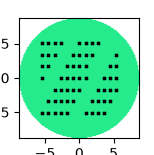

Recreate this plot in Python.
#!/usr/bin/env python3
# Generated by outram_mc_libs::geometry::plot::model_plot -- a transcription of
# openmc.Model.plot (openmc/model/model.py:1345-1543) and _id_map_to_rgb
# (openmc/plots.py:360-437), OpenMC d7d3284a1 (MIT). The id map was computed by
# outram-mc-libs' ported point location. Needs numpy + matplotlib only.
# Usage: python3 <this> [output.png]
import base64, sys, zlib
import numpy as np
import matplotlib
matplotlib.use('Agg')
import matplotlib.patches as mpatches
import matplotlib.pyplot as plt

_SVG_COLORS = {
    'aliceblue': (240, 248, 255),
    'antiquewhite': (250, 235, 215),
    'aqua': (0, 255, 255),
    'aquamarine': (127, 255, 212),
    'azure': (240, 255, 255),
    'beige': (245, 245, 220),
    'bisque': (255, 228, 196),
    'black': (0, 0, 0),
    'blanchedalmond': (255, 235, 205),
    'blue': (0, 0, 255),
    'blueviolet': (138, 43, 226),
    'brown': (165, 42, 42),
    'burlywood': (222, 184, 135),
    'cadetblue': (95, 158, 160),
    'chartreuse': (127, 255, 0),
    'chocolate': (210, 105, 30),
    'coral': (255, 127, 80),
    'cornflowerblue': (100, 149, 237),
    'cornsilk': (255, 248, 220),
    'crimson': (220, 20, 60),
    'cyan': (0, 255, 255),
    'darkblue': (0, 0, 139),
    'darkcyan': (0, 139, 139),
    'darkgoldenrod': (184, 134, 11),
    'darkgray': (169, 169, 169),
    'darkgreen': (0, 100, 0),
    'darkgrey': (169, 169, 169),
    'darkkhaki': (189, 183, 107),
    'darkmagenta': (139, 0, 139),
    'darkolivegreen': (85, 107, 47),
    'darkorange': (255, 140, 0),
    'darkorchid': (153, 50, 204),
    'darkred': (139, 0, 0),
    'darksalmon': (233, 150, 122),
    'darkseagreen': (143, 188, 143),
    'darkslateblue': (72, 61, 139),
    'darkslategray': (47, 79, 79),
    'darkslategrey': (47, 79, 79),
    'darkturquoise': (0, 206, 209),
    'darkviolet': (148, 0, 211),
    'deeppink': (255, 20, 147),
    'deepskyblue': (0, 191, 255),
    'dimgray': (105, 105, 105),
    'dimgrey': (105, 105, 105),
    'dodgerblue': (30, 144, 255),
    'firebrick': (178, 34, 34),
    'floralwhite': (255, 250, 240),
    'forestgreen': (34, 139, 34),
    'fuchsia': (255, 0, 255),
    'gainsboro': (220, 220, 220),
    'ghostwhite': (248, 248, 255),
    'gold': (255, 215, 0),
    'goldenrod': (218, 165, 32),
    'gray': (128, 128, 128),
    'green': (0, 128, 0),
    'greenyellow': (173, 255, 47),
    'grey': (128, 128, 128),
    'honeydew': (240, 255, 240),
    'hotpink': (255, 105, 180),
    'indianred': (205, 92, 92),
    'indigo': (75, 0, 130),
    'ivory': (255, 255, 240),
    'khaki': (240, 230, 140),
    'lavender': (230, 230, 250),
    'lavenderblush': (255, 240, 245),
    'lawngreen': (124, 252, 0),
    'lemonchiffon': (255, 250, 205),
    'lightblue': (173, 216, 230),
    'lightcoral': (240, 128, 128),
    'lightcyan': (224, 255, 255),
    'lightgoldenrodyellow': (250, 250, 210),
    'lightgray': (211, 211, 211),
    'lightgreen': (144, 238, 144),
    'lightgrey': (211, 211, 211),
    'lightpink': (255, 182, 193),
    'lightsalmon': (255, 160, 122),
    'lightseagreen': (32, 178, 170),
    'lightskyblue': (135, 206, 250),
    'lightslategray': (119, 136, 153),
    'lightslategrey': (119, 136, 153),
    'lightsteelblue': (176, 196, 222),
    'lightyellow': (255, 255, 224),
    'lime': (0, 255, 0),
    'limegreen': (50, 205, 50),
    'linen': (250, 240, 230),
    'magenta': (255, 0, 255),
    'maroon': (128, 0, 0),
    'mediumaquamarine': (102, 205, 170),
    'mediumblue': (0, 0, 205),
    'mediumorchid': (186, 85, 211),
    'mediumpurple': (147, 112, 219),
    'mediumseagreen': (60, 179, 113),
    'mediumslateblue': (123, 104, 238),
    'mediumspringgreen': (0, 250, 154),
    'mediumturquoise': (72, 209, 204),
    'mediumvioletred': (199, 21, 133),
    'midnightblue': (25, 25, 112),
    'mintcream': (245, 255, 250),
    'mistyrose': (255, 228, 225),
    'moccasin': (255, 228, 181),
    'navajowhite': (255, 222, 173),
    'navy': (0, 0, 128),
    'oldlace': (253, 245, 230),
    'olive': (128, 128, 0),
    'olivedrab': (107, 142, 35),
    'orange': (255, 165, 0),
    'orangered': (255, 69, 0),
    'orchid': (218, 112, 214),
    'palegoldenrod': (238, 232, 170),
    'palegreen': (152, 251, 152),
    'paleturquoise': (175, 238, 238),
    'palevioletred': (219, 112, 147),
    'papayawhip': (255, 239, 213),
    'peachpuff': (255, 218, 185),
    'peru': (205, 133, 63),
    'pink': (255, 192, 203),
    'plum': (221, 160, 221),
    'powderblue': (176, 224, 230),
    'purple': (128, 0, 128),
    'red': (255, 0, 0),
    'rosybrown': (188, 143, 143),
    'royalblue': (65, 105, 225),
    'saddlebrown': (139, 69, 19),
    'salmon': (250, 128, 114),
    'sandybrown': (244, 164, 96),
    'seagreen': (46, 139, 87),
    'seashell': (255, 245, 238),
    'sienna': (160, 82, 45),
    'silver': (192, 192, 192),
    'skyblue': (135, 206, 235),
    'slateblue': (106, 90, 205),
    'slategray': (112, 128, 144),
    'slategrey': (112, 128, 144),
    'snow': (255, 250, 250),
    'springgreen': (0, 255, 127),
    'steelblue': (70, 130, 180),
    'tan': (210, 180, 140),
    'teal': (0, 128, 128),
    'thistle': (216, 191, 216),
    'tomato': (255, 99, 71),
    'turquoise': (64, 224, 208),
    'violet': (238, 130, 238),
    'wheat': (245, 222, 179),
    'white': (255, 255, 255),
    'whitesmoke': (245, 245, 245),
    'yellow': (255, 255, 0),
    'yellowgreen': (154, 205, 50),
}

class _Domain:
    """Stands in for openmc.Cell / openmc.Material: an id and a name."""
    def __init__(self, id, name):
        self.id = id
        self.name = name

def _arr(s):
    return np.frombuffer(zlib.decompress(base64.b64decode(s)), dtype='<i4')

V_PIX, H_PIX = 120, 120
_CELLS = 'eNrt2bERwkAAA0HTf8+YIpgB/2mDa0Ab6n3f9zvU67qubyptsW7JfNOT954p6x1T1luunDdcOW+4rjuvuC46r9rWjdddy848m8YMu87cusa8usacusZ8usZcusY8usYcusb27xrbvWts766xndvGNu762rdrbNe2sU27vvbsGtuxbWzDrq/92sa26/rarW1ss66vvdrGtur62qltbCO+OtPXPm1j2/DVmb52aRvbhK/46nm+9mgb24Kv+IqvfutrB0mSJEmSJEmSJElq5ANu2/LlK77iq//4Mm7b8uUrvnquL+O2LV++OtuXcduWL1+d7cu4bcu378u4bcu378u4bcu378u4bcu378u4bcu4b8u378u4bcu4b8u378u4bcu4b8u4b8u4b8u4b8u4b8u4b8u4b8u4b8u4b8u4b8u578p4w5Zz35Xxhu2i85rrivO6a9WZZdOZXc+aUc+aRcvb1h3z2h4fmlRSgQ=='
_MATS = 'eNrt2bERwkAAA0HTf8+YIpgB/2mDa0Ab6n3f9zvU67qubyptsW7JfNOT954p6x1T1luunDdcOW+4rjuvuC46r9rWjdddy848m8YMu87cusa8usacusZ8usZcusY8usYcusb27xrbvWts766xndvGNu762rdrbNe2sU27vvbsGtuxbWzDrq/92sa26/rarW1ss66vvdrGtur62qltbCO+OtPXPm1j2/DVmb52aRvbhK/46nm+9mgb24Kv+IqvfutrB0mSJEmSJEmSJElq5ANu2/LlK77iq//4Mm7b8uUrvnquL+O2LV++OtuXcduWL1+d7cu4bcu378u4bcu378u4bcu378u4bcu378u4bcu4b8u378u4bcu4b8u378u4bcu4b8u4b8u4b8u4b8u4b8u4b8u4b8u4b8u4b8u4b8u578p4w5Zz35Xxhu2i85rrivO6a9WZZdOZXc+aUc+aRcvb1h3z2h4fmlRSgQ=='
id_map = np.zeros((V_PIX, H_PIX, 3), dtype=np.int32)
id_map[:, :, 0] = _arr(_CELLS).reshape(V_PIX, H_PIX)
id_map[:, :, 1] = np.where(id_map[:, :, 0] < 0, id_map[:, :, 0], 0)  # instance: not used by the plot
id_map[:, :, 2] = _arr(_MATS).reshape(V_PIX, H_PIX)
import os
if os.environ.get('OUTRAM_IDMAP_OUT'):  # verification hook, draws nothing
    np.save(os.environ['OUTRAM_IDMAP_OUT'], id_map)

basis = 'xy'
x, y, z = 0, 1, 2
origin = (0.0, 0.0, 0.0)
width = (17.4814, 17.4814)
pixels = (120, 120)
color_by = 'cell'
axis_units = 'cm'
legend = False
outline = False
overlap_color = (255, 0, 0)
plane_tolerance = 2.0
colors = None
legend_kwargs = {}
source_kwargs = {"color": 'k', "s": 4}
contour_kwargs = None
kwargs = {}
_SRC = 'eNp1lMFtwzAMRXXxyToF9SQdgJqmOzXLSAO0gwjwAkVyKOKQNP5rw5tkSfx85Pf18xHb+DjibVyP9U8vR1zG+xGr78/+/fWI6vs3P1fK8/sydD3tef7e/bz5+76/+/7aNG8prqdp3t1CZ5zz9w06Pc/SQqfmrU11Zr1NdU6/t7XQqfeSW+i04AaeptzW5BzcVGfUe08eWu8OnpG3FPA0cEvOwU11Rr3BbQXnCp5ZL3macsu+B8+hOmcHt4a84Jn9JU/OW9d6d8zr7MrtZuBs0Gng1rTepdFHyu30EeYNurZGHym300fwKfpbOZ85by981OkjzFvXvGeAs9FH8CnqS27gXMnTlBt9tHE+c97Kv3EZ9BF8yv6OFz7q9BH+b3/y00fBjT76BUKOZvM='
source_r = np.frombuffer(zlib.decompress(base64.b64decode(_SRC)), dtype='<f8').reshape(-1, 3)

# ---- openmc/model/model.py:1374-1382 ------------------------------------------
if legend_kwargs is None:
    legend_kwargs = {}
legend_kwargs.setdefault('bbox_to_anchor', (1.05, 1))
legend_kwargs.setdefault('loc', 2)
legend_kwargs.setdefault('borderaxespad', 0.0)
if source_kwargs is None:
    source_kwargs = {}
source_kwargs.setdefault('marker', 'x')

xlabel, ylabel = f'{basis[0]} [{axis_units}]', f'{basis[1]} [{axis_units}]'

axis_scaling_factor = {'km': 0.00001, 'm': 0.01, 'cm': 1, 'mm': 10}

x_min = (origin[x] - 0.5*width[0]) * axis_scaling_factor[axis_units]
x_max = (origin[x] + 0.5*width[0]) * axis_scaling_factor[axis_units]
y_min = (origin[y] - 0.5*width[1]) * axis_scaling_factor[axis_units]
y_max = (origin[y] + 0.5*width[1]) * axis_scaling_factor[axis_units]

# ---- openmc/plots.py:360-437 (_id_map_to_rgb) ---------------------------------
def _id_map_to_rgb(id_map, color_by='cell', colors=None, overlap_color=(255, 0, 0)):
    img = np.ones(id_map.shape, dtype=float)
    if color_by == 'cell':
        id_index = 0
    elif color_by == 'material':
        id_index = 2
    else:
        raise ValueError("color_by must be either 'cell' or 'material'")
    unique_ids = np.unique(id_map[:, :, id_index])
    if colors is None:
        colors = {}
    color_map = {}
    for key, color in colors.items():
        if isinstance(key, _Domain):
            color_map[key.id] = color
        else:
            color_map[key] = color
    rng = np.random.RandomState(1)
    for uid in unique_ids:
        if uid > 0 and uid not in color_map:
            color_map[uid] = rng.randint(0, 256, (3,))
    for uid in unique_ids:
        if uid == -1:
            continue
        elif uid == -3:
            if isinstance(overlap_color, str):
                rgb = _SVG_COLORS[overlap_color.lower()]
            else:
                rgb = overlap_color
            mask = id_map[:, :, id_index] == uid
            img[mask] = np.array(rgb) / 255.0
        elif uid in color_map:
            color = color_map[uid]
            if isinstance(color, str):
                rgb = _SVG_COLORS[color.lower()]
            else:
                rgb = color
            mask = id_map[:, :, id_index] == uid
            img[mask] = np.array(rgb) / 255.0
    return img

# ---- openmc/model/model.py:1420-1543 ------------------------------------------
img = _id_map_to_rgb(
    id_map=id_map,
    color_by=color_by,
    colors=colors,
    overlap_color=overlap_color
)

px = 1/plt.rcParams['figure.dpi']
fig, axes = plt.subplots()
axes.set_xlabel(xlabel)
axes.set_ylabel(ylabel)
params = fig.subplotpars
width_px = pixels[0]*px/(params.right - params.left)
height_px = pixels[1]*px/(params.top - params.bottom)
fig.set_size_inches(width_px, height_px)

if outline:
    rgb = (img * 256).astype(int)
    image_value = (rgb[..., 0] << 16) + \
        (rgb[..., 1] << 8) + (rgb[..., 2])
    if contour_kwargs is None:
        contour_kwargs = {}
    contour_kwargs.setdefault('colors', 'k')
    contour_kwargs.setdefault('linestyles', 'solid')
    contour_kwargs.setdefault('algorithm', 'serial')
    axes.contour(
        image_value,
        origin="upper",
        levels=np.unique(image_value),
        extent=(x_min, x_max, y_min, y_max),
        **contour_kwargs
    )
    if outline == 'only':
        axes.set_xlim(x_min, x_max)
        axes.set_ylim(y_min, y_max)
        axes.set_aspect('equal')

if legend:
    if colors is None or len(colors) == 0:
        raise ValueError("Must pass 'colors' dictionary if you "
                         "are adding a legend via legend=True.")
    patches = []
    for key, color in colors.items():
        label = key.name if key.name != '' else key.id
        if len(color) == 3 and not isinstance(color, str):
            scaled_color = (
                color[0]/255, color[1]/255, color[2]/255)
        else:
            scaled_color = color
        key_patch = mpatches.Patch(color=scaled_color, label=label)
        patches.append(key_patch)
    axes.legend(handles=patches, **legend_kwargs)

if outline != 'only':
    axes.imshow(img, extent=(x_min, x_max, y_min, y_max), **kwargs)

if source_r is not None:
    slice_value = origin[z]
    xs = []
    ys = []
    tol = plane_tolerance
    for r in source_r:
        if (slice_value - tol < r[z] < slice_value + tol):
            xs.append(r[x] * axis_scaling_factor[axis_units])
            ys.append(r[y] * axis_scaling_factor[axis_units])
    axes.scatter(xs, ys, **source_kwargs)
plt.savefig(sys.argv[1] if len(sys.argv) > 1 else "plot.png")
